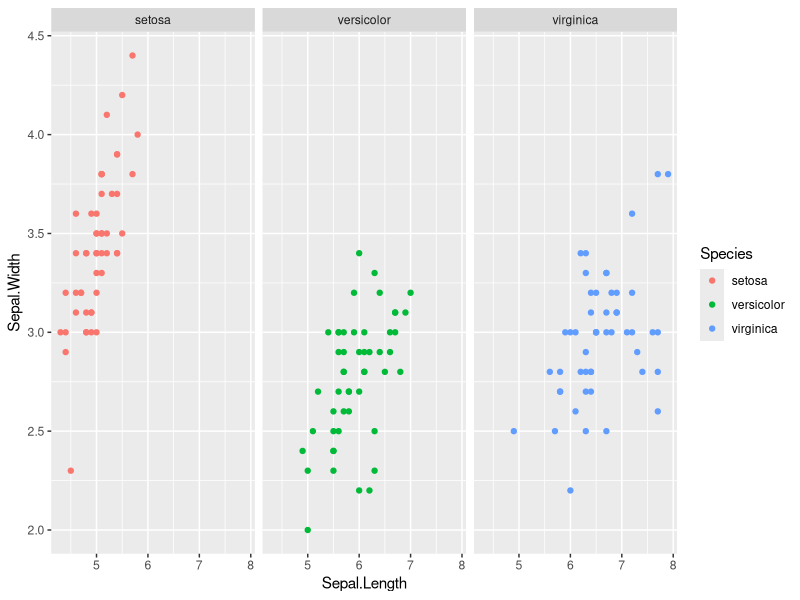
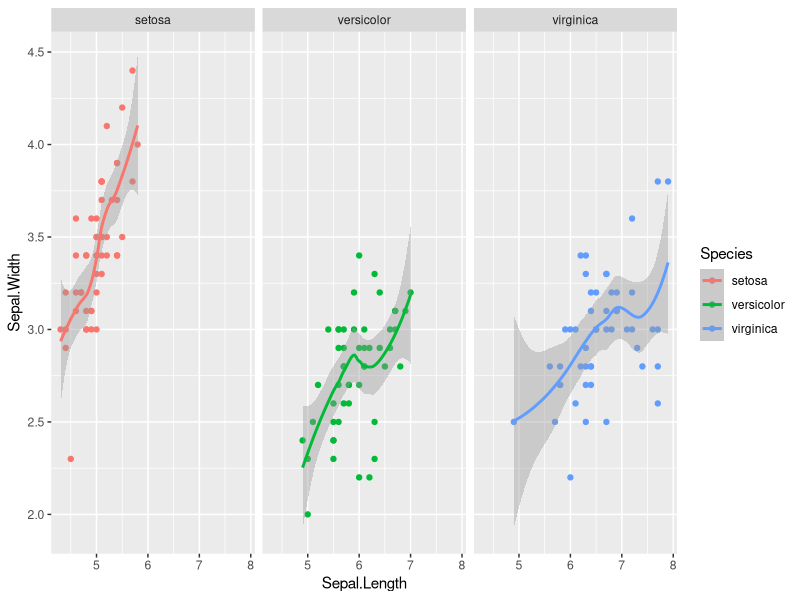
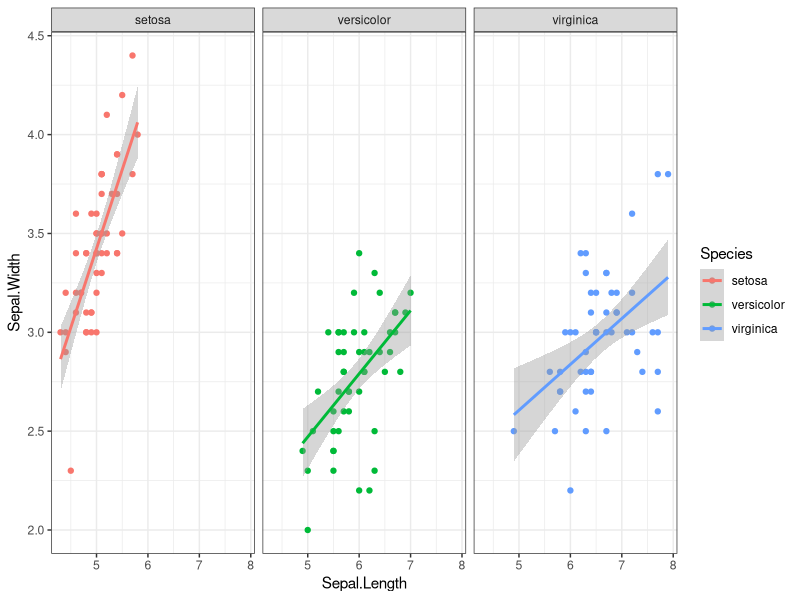
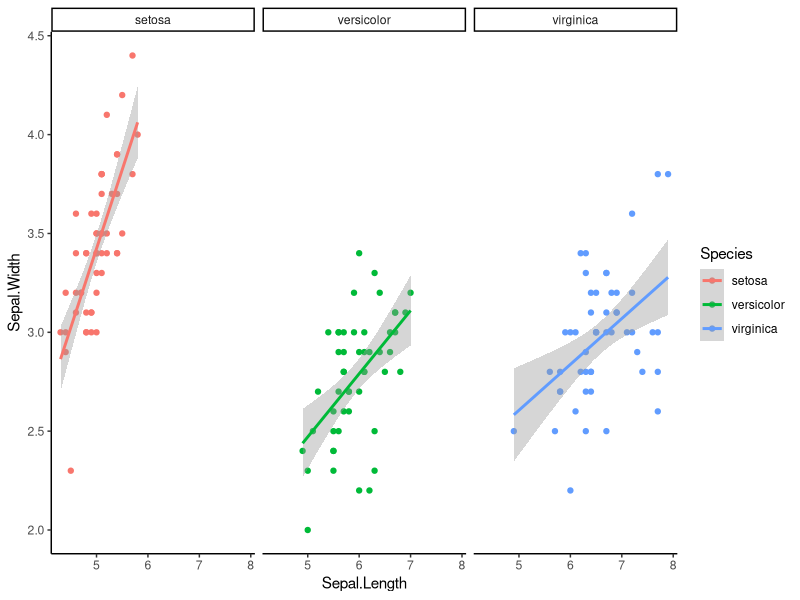
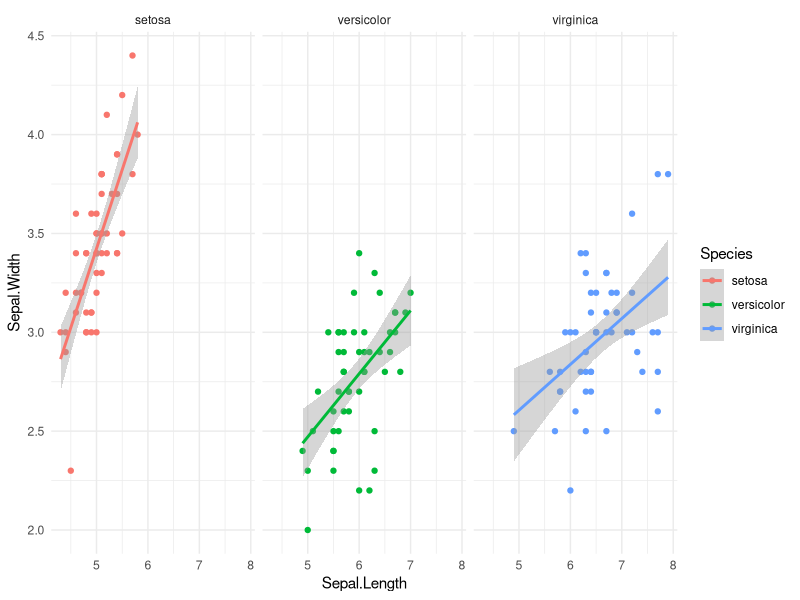
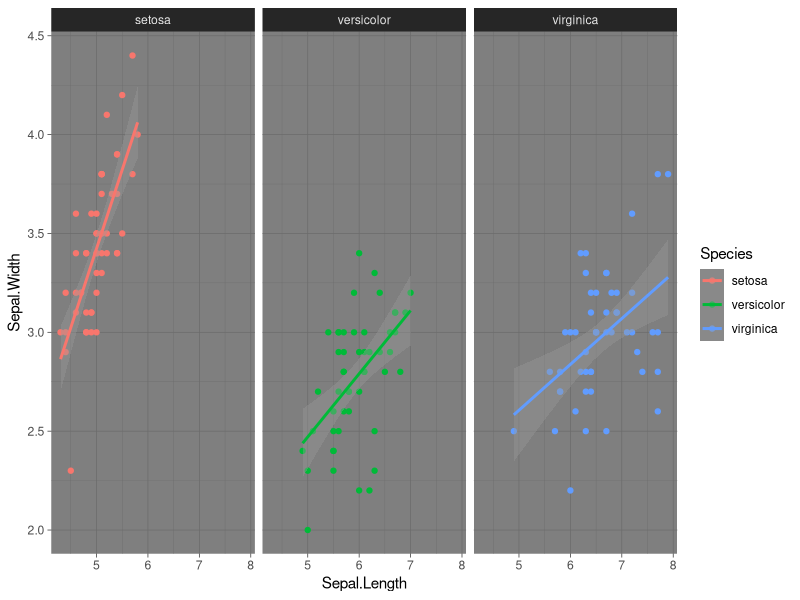
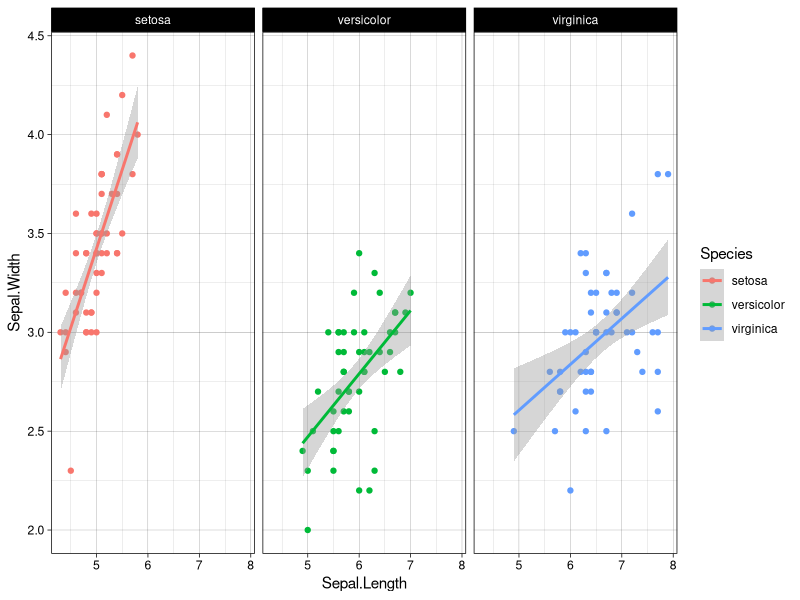

Here is the R script that generated these plots, in order:
## ---- chunk 1
knitr::opts_chunk$set(echo = TRUE)
library(tidyverse)

## ---- chunk 2
plot1 <- iris %>% 
  ggplot(aes(Sepal.Length, Sepal.Width))+
  geom_point()
## ---- chunk 3
plot_color <- plot1 + aes(color = Species)
## ---- chunk 4
plot1 + 
  aes(color = Species) + 
  facet_grid(.~Species)
## ---- chunk 5
plot1 + 
  aes(color = Species) + 
  facet_grid(.~Species) +
  geom_smooth()
## ---- chunk 6
plot_base <- plot1 + 
  aes(color = Species) + 
  facet_grid(.~Species) +
  geom_smooth(method = "lm")
## ---- chunk 7
plot_base + theme_bw()
  
## ---- chunk 8
plot_base + theme_classic()
  
## ---- chunk 9

plot_base + theme_minimal()
  
## ---- chunk 10
plot_base + theme_dark()
  
## ---- chunk 11

  plot_base + theme_linedraw()
